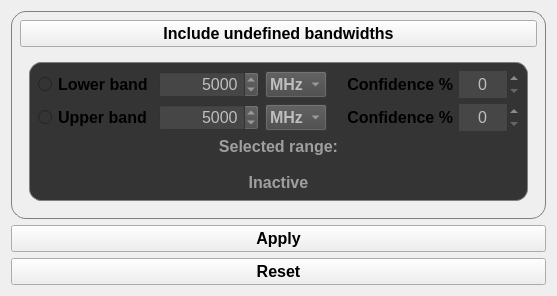
           <widget class="QWidget" name="tab_4">
            <attribute name="title">
             <string>Bandwidth</string>
            </attribute>
            <layout class="QVBoxLayout" name="verticalLayout_8">
             <item>
              <widget class="QWidget" name="band_filter_container_2" native="true">
               <property name="styleSheet">
                <string notr="true">QWidget#band_filter_container_2 {
	border: 1px solid gray;
	border-radius: 15px;
}</string>
               </property>
               <layout class="QVBoxLayout" name="verticalLayout_6">
                <item>
                 <widget class="QPushButton" name="include_undef_bands">
                  <property name="font">
                   <font>
                    <pointsize>12</pointsize>
                    <weight>75</weight>
                    <bold>true</bold>
                   </font>
                  </property>
                  <property name="text">
                   <string>Include undefined bandwidths</string>
                  </property>
                  <property name="checkable">
                   <bool>true</bool>
                  </property>
                 </widget>
                </item>
                <item>
                 <widget class="QWidget" name="widget_9" native="true">
                  <property name="sizePolicy">
                   <sizepolicy hsizetype="Preferred" vsizetype="Preferred">
                    <horstretch>0</horstretch>
                    <verstretch>0</verstretch>
                   </sizepolicy>
                  </property>
                  <layout class="QHBoxLayout" name="horizontalLayout_25">
                   <item>
                    <widget class="QWidget" name="band_filter_container" native="true">
                     <property name="sizePolicy">
                      <sizepolicy hsizetype="Fixed" vsizetype="MinimumExpanding">
                       <horstretch>0</horstretch>
                       <verstretch>0</verstretch>
                      </sizepolicy>
                     </property>
                     <property name="styleSheet">
                      <string notr="true">QWidget#band_filter_container {
	border: 1px solid gray;
	background-color: rgb(52,52,52);
	border-radius: 12px;
}

QRadioButton, QLabel {
	background-color: rgb(52,52,52);
}</string>
                     </property>
                     <layout class="QGridLayout" name="gridLayout_7">
                      <item row="0" column="1">
                       <widget class="QSpinBox" name="lower_band_spinbox">
                        <property name="enabled">
                         <bool>false</bool>
                        </property>
                        <property name="sizePolicy">
                         <sizepolicy hsizetype="Fixed" vsizetype="Fixed">
                          <horstretch>0</horstretch>
                          <verstretch>0</verstretch>
                         </sizepolicy>
                        </property>
                        <property name="minimumSize">
                         <size>
                          <width>100</width>
                          <height>0</height>
                         </size>
                        </property>
                        <property name="maximumSize">
                         <size>
                          <width>100</width>
                          <height>16777215</height>
                         </size>
                        </property>
                        <property name="font">
                         <font>
                          <pointsize>12</pointsize>
                         </font>
                        </property>
                        <property name="styleSheet">
                         <string notr="true">background-color: #464646;</string>
                        </property>
                        <property name="alignment">
                         <set>Qt::AlignRight|Qt::AlignTrailing|Qt::AlignVCenter</set>
                        </property>
                        <property name="minimum">
                         <number>1</number>
                        </property>
                        <property name="maximum">
                         <number>100000000</number>
                        </property>
                        <property name="value">
                         <number>5000</number>
                        </property>
                       </widget>
                      </item>
                      <item row="0" column="4">
                       <widget class="QSpinBox" name="lower_band_confidence">
                        <property name="enabled">
                         <bool>false</bool>
                        </property>
                        <property name="sizePolicy">
                         <sizepolicy hsizetype="Preferred" vsizetype="Fixed">
                          <horstretch>0</horstretch>
                          <verstretch>0</verstretch>
                         </sizepolicy>
                        </property>
                        <property name="minimumSize">
                         <size>
                          <width>60</width>
                          <height>0</height>
                         </size>
                        </property>
                        <property name="maximumSize">
                         <size>
                          <width>50</width>
                          <height>16777215</height>
                         </size>
                        </property>
                        <property name="font">
                         <font>
                          <pointsize>12</pointsize>
                         </font>
                        </property>
                        <property name="styleSheet">
                         <string notr="true">background-color: #464646;</string>
                        </property>
                        <property name="frame">
                         <bool>false</bool>
                        </property>
                        <property name="alignment">
                         <set>Qt::AlignCenter</set>
                        </property>
                        <property name="buttonSymbols">
                         <enum>QAbstractSpinBox::UpDownArrows</enum>
                        </property>
                        <property name="specialValueText">
                         <string/>
                        </property>
                        <property name="maximum">
                         <number>100</number>
                        </property>
                        <property name="value">
                         <number>0</number>
                        </property>
                       </widget>
                      </item>
                      <item row="1" column="0">
                       <widget class="QRadioButton" name="activate_up_band_filter_btn">
                        <property name="font">
                         <font>
                          <pointsize>12</pointsize>
                          <weight>75</weight>
                          <bold>true</bold>
                         </font>
                        </property>
                        <property name="text">
                         <string>Upper band</string>
                        </property>
                        <property name="autoExclusive">
                         <bool>false</bool>
                        </property>
                       </widget>
                      </item>
                      <item row="1" column="1">
                       <widget class="QSpinBox" name="upper_band_spinbox">
                        <property name="enabled">
                         <bool>false</bool>
                        </property>
                        <property name="sizePolicy">
                         <sizepolicy hsizetype="Fixed" vsizetype="Fixed">
                          <horstretch>0</horstretch>
                          <verstretch>0</verstretch>
                         </sizepolicy>
                        </property>
                        <property name="minimumSize">
                         <size>
                          <width>100</width>
                          <height>0</height>
                         </size>
                        </property>
                        <property name="maximumSize">
                         <size>
                          <width>100</width>
                          <height>16777215</height>
                         </size>
                        </property>
                        <property name="font">
                         <font>
                          <pointsize>12</pointsize>
                         </font>
                        </property>
                        <property name="styleSheet">
                         <string notr="true">background-color: #464646;</string>
                        </property>
                        <property name="alignment">
                         <set>Qt::AlignRight|Qt::AlignTrailing|Qt::AlignVCenter</set>
                        </property>
                        <property name="minimum">
                         <number>1</number>
                        </property>
                        <property name="maximum">
                         <number>100000000</number>
                        </property>
                        <property name="value">
                         <number>5000</number>
                        </property>
                       </widget>
                      </item>
                      <item row="1" column="2">
                       <widget class="QComboBox" name="upper_band_filter_unit">
                        <property name="enabled">
                         <bool>false</bool>
                        </property>
                        <property name="sizePolicy">
                         <sizepolicy hsizetype="Preferred" vsizetype="Fixed">
                          <horstretch>0</horstretch>
                          <verstretch>0</verstretch>
                         </sizepolicy>
                        </property>
                        <property name="minimumSize">
                         <size>
                          <width>60</width>
                          <height>0</height>
                         </size>
                        </property>
                        <property name="maximumSize">
                         <size>
                          <width>16777215</width>
                          <height>16777215</height>
                         </size>
                        </property>
                        <property name="font">
                         <font>
                          <pointsize>12</pointsize>
                          <weight>75</weight>
                          <bold>true</bold>
                         </font>
                        </property>
                        <property name="styleSheet">
                         <string notr="true">background-color: #464646;</string>
                        </property>
                        <property name="currentText">
                         <string>MHz</string>
                        </property>
                        <item>
                         <property name="text">
                          <string>MHz</string>
                         </property>
                        </item>
                        <item>
                         <property name="text">
                          <string>Hz</string>
                         </property>
                        </item>
                        <item>
                         <property name="text">
                          <string>kHz</string>
                         </property>
                        </item>
                        <item>
                         <property name="text">
                          <string>GHz</string>
                         </property>
                        </item>
                       </widget>
                      </item>
                      <item row="1" column="4">
                       <widget class="QSpinBox" name="upper_band_confidence">
                        <property name="enabled">
                         <bool>false</bool>
                        </property>
                        <property name="sizePolicy">
                         <sizepolicy hsizetype="Preferred" vsizetype="Fixed">
                          <horstretch>0</horstretch>
                          <verstretch>0</verstretch>
                         </sizepolicy>
                        </property>
                        <property name="minimumSize">
                         <size>
                          <width>60</width>
                          <height>0</height>
                         </size>
                        </property>
                        <property name="maximumSize">
                         <size>
                          <width>50</width>
                          <height>16777215</height>
                         </size>
                        </property>
                        <property name="font">
                         <font>
                          <pointsize>12</pointsize>
                         </font>
                        </property>
                        <property name="styleSheet">
                         <string notr="true">background-color: #464646;</string>
                        </property>
                        <property name="frame">
                         <bool>false</bool>
                        </property>
                        <property name="alignment">
                         <set>Qt::AlignCenter</set>
                        </property>
                        <property name="buttonSymbols">
                         <enum>QAbstractSpinBox::UpDownArrows</enum>
                        </property>
                        <property name="specialValueText">
                         <string/>
                        </property>
                        <property name="maximum">
                         <number>100</number>
                        </property>
                        <property name="value">
                         <number>0</number>
                        </property>
                       </widget>
                      </item>
                      <item row="2" column="0" colspan="5">
                       <widget class="QLabel" name="band_range_lbl">
                        <property name="enabled">
                         <bool>false</bool>
                        </property>
                        <property name="sizePolicy">
                         <sizepolicy hsizetype="Expanding" vsizetype="Fixed">
                          <horstretch>0</horstretch>
                          <verstretch>0</verstretch>
                         </sizepolicy>
                        </property>
                        <property name="font">
                         <font>
                          <pointsize>12</pointsize>
                          <weight>75</weight>
                          <italic>false</italic>
                          <bold>true</bold>
                          <underline>false</underline>
                         </font>
                        </property>
                        <property name="styleSheet">
                         <string notr="true">color: #9f9f9f;</string>
                        </property>
                        <property name="text">
                         <string>Selected range:

Inactive</string>
                        </property>
                        <property name="alignment">
                         <set>Qt::AlignCenter</set>
                        </property>
                       </widget>
                      </item>
                      <item row="1" column="3">
                       <widget class="QLabel" name="label_15">
                        <property name="sizePolicy">
                         <sizepolicy hsizetype="Minimum" vsizetype="Preferred">
                          <horstretch>0</horstretch>
                          <verstretch>0</verstretch>
                         </sizepolicy>
                        </property>
                        <property name="font">
                         <font>
                          <pointsize>12</pointsize>
                          <weight>75</weight>
                          <bold>true</bold>
                         </font>
                        </property>
                        <property name="text">
                         <string>   Confidence %</string>
                        </property>
                        <property name="alignment">
                         <set>Qt::AlignRight|Qt::AlignTrailing|Qt::AlignVCenter</set>
                        </property>
                       </widget>
                      </item>
                      <item row="0" column="2">
                       <widget class="QComboBox" name="lower_band_filter_unit">
                        <property name="enabled">
                         <bool>false</bool>
                        </property>
                        <property name="sizePolicy">
                         <sizepolicy hsizetype="Preferred" vsizetype="Fixed">
                          <horstretch>0</horstretch>
                          <verstretch>0</verstretch>
                         </sizepolicy>
                        </property>
                        <property name="minimumSize">
                         <size>
                          <width>60</width>
                          <height>0</height>
                         </size>
                        </property>
                        <property name="maximumSize">
                         <size>
                          <width>16777215</width>
                          <height>16777215</height>
                         </size>
                        </property>
                        <property name="font">
                         <font>
                          <pointsize>12</pointsize>
                          <weight>75</weight>
                          <bold>true</bold>
                         </font>
                        </property>
                        <property name="styleSheet">
                         <string notr="true">background-color: #464646;</string>
                        </property>
                        <property name="currentText">
                         <string>MHz</string>
                        </property>
                        <property name="maxCount">
                         <number>4</number>
                        </property>
                        <property name="duplicatesEnabled">
                         <bool>false</bool>
                        </property>
                        <property name="modelColumn">
                         <number>0</number>
                        </property>
                        <item>
                         <property name="text">
                          <string>MHz</string>
                         </property>
                        </item>
                        <item>
                         <property name="text">
                          <string>Hz</string>
                         </property>
                        </item>
                        <item>
                         <property name="text">
                          <string>kHz</string>
                         </property>
                        </item>
                        <item>
                         <property name="text">
                          <string>GHz</string>
                         </property>
                        </item>
                       </widget>
                      </item>
                      <item row="0" column="3">
                       <widget class="QLabel" name="label_14">
                        <property name="sizePolicy">
                         <sizepolicy hsizetype="Minimum" vsizetype="Preferred">
                          <horstretch>0</horstretch>
                          <verstretch>0</verstretch>
                         </sizepolicy>
                        </property>
                        <property name="font">
                         <font>
                          <pointsize>12</pointsize>
                          <weight>75</weight>
                          <bold>true</bold>
                         </font>
                        </property>
                        <property name="text">
                         <string>   Confidence %</string>
                        </property>
                        <property name="alignment">
                         <set>Qt::AlignRight|Qt::AlignTrailing|Qt::AlignVCenter</set>
                        </property>
                       </widget>
                      </item>
                      <item row="0" column="0">
                       <widget class="QRadioButton" name="activate_low_band_filter_btn">
                        <property name="font">
                         <font>
                          <pointsize>12</pointsize>
                          <weight>75</weight>
                          <bold>true</bold>
                         </font>
                        </property>
                        <property name="text">
                         <string>Lower band</string>
                        </property>
                        <property name="autoExclusive">
                         <bool>false</bool>
                        </property>
                       </widget>
                      </item>
                     </layout>
                    </widget>
                   </item>
                  </layout>
                 </widget>
                </item>
               </layout>
              </widget>
             </item>
             <item>
              <widget class="DoubleTextButton" name="apply_remove_band_filter_btn">
               <property name="enabled">
                <bool>true</bool>
               </property>
               <property name="font">
                <font>
                 <pointsize>12</pointsize>
                 <weight>75</weight>
                 <bold>true</bold>
                </font>
               </property>
               <property name="text">
                <string>Apply</string>
               </property>
               <property name="checkable">
                <bool>true</bool>
               </property>
              </widget>
             </item>
             <item>
              <widget class="QPushButton" name="reset_band_filters_btn">
               <property name="font">
                <font>
                 <pointsize>12</pointsize>
                 <weight>75</weight>
                 <bold>true</bold>
                </font>
               </property>
               <property name="text">
                <string>Reset</string>
               </property>
              </widget>
             </item>
            </layout>
           </widget>
